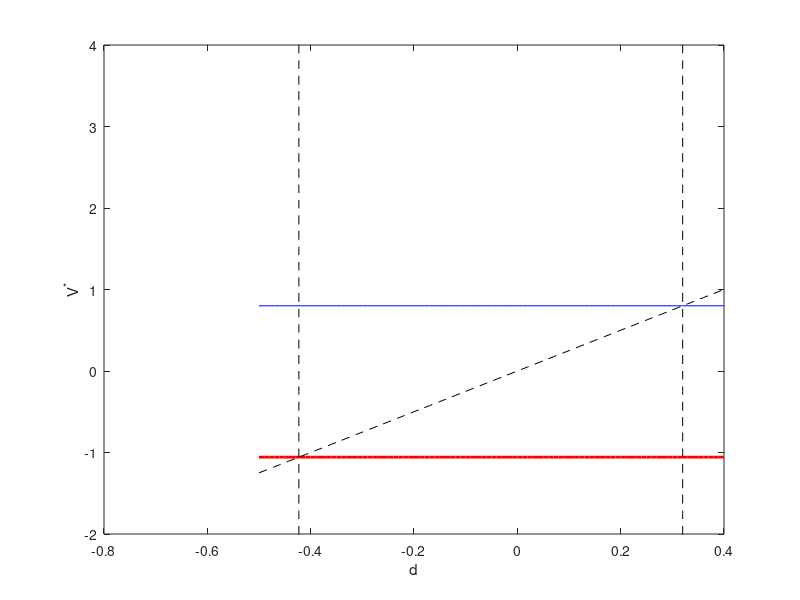
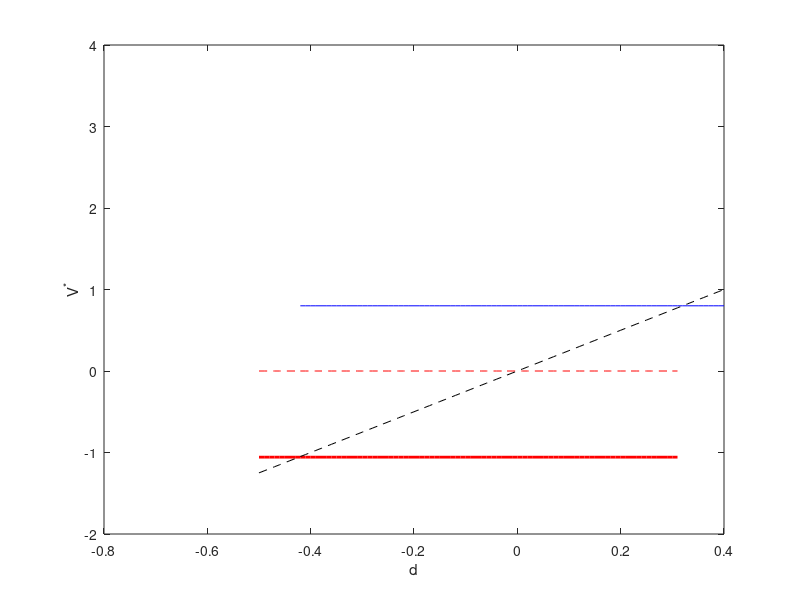
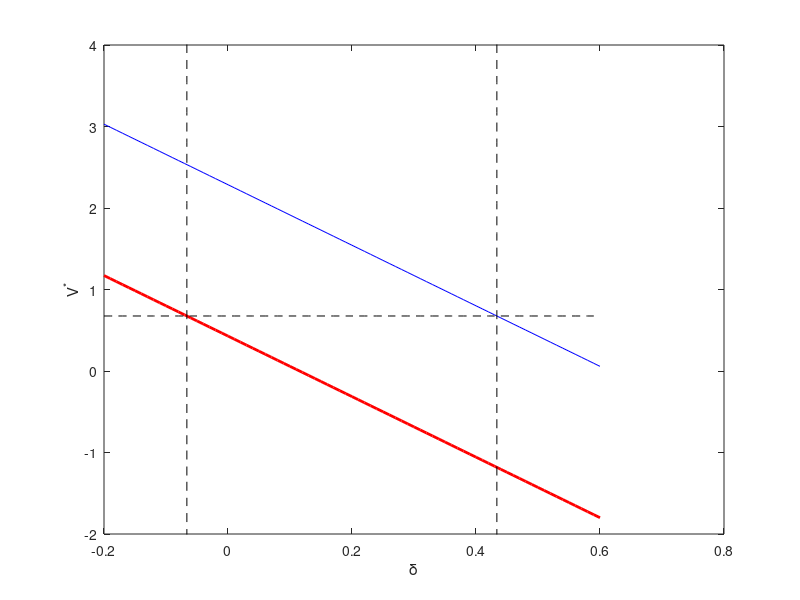
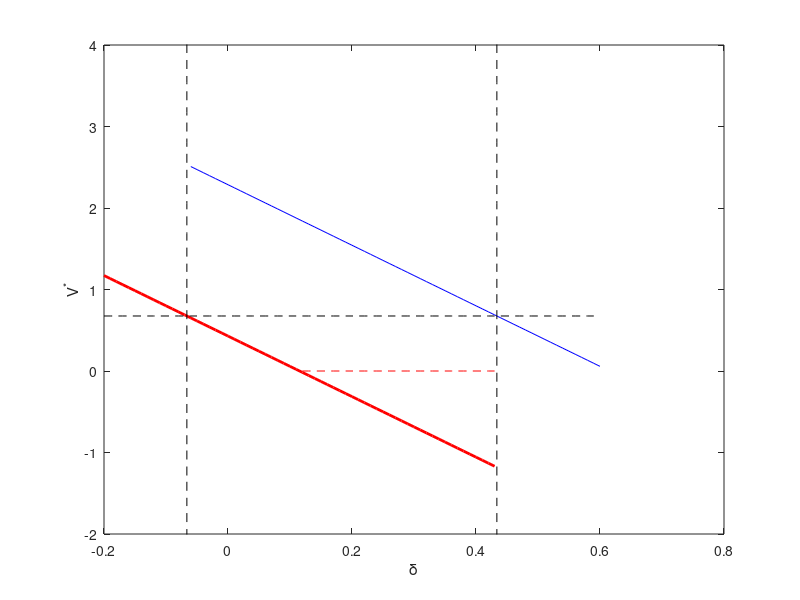

Write MATLAB code to recreate these figures, in order.
% fixed parameters from PP04
x=1.3;
y=0.5;
z=0.8;
alpha=0.15;
beta=0.5;
gamma=0.5;
delta=0.4;
a=0.3;
b=0.7;
c=0.01;
d=0.27;
%
fignum=0;
%
% Bifurcation for PP04 drift in d (trigger)
k = -8.5*10^(-5);
maxt = 5000;            % kyr
mind = d+k*maxt;
dd = [-0.5:0.01:0.4];
%
% equilibria ice volume for each sub-model
term1 = (1-x*beta);
vg = (z-x*delta)/term1+dd*0.0; % glacial state
vi = (z-x*(delta+gamma))/term1+dd*0.0; %interglacial state
%
% switching state & bifurcation points
vs = dd/(b-a);
ds1 = (b-a)*(z-x*delta)/term1;
ds2 = (b-a)*(z-x*(delta+gamma))/term1;
%
% plot full equilibrium curves
fignum=fignum+1;
figure(fignum);
clf;
plot(dd,vg,'b',dd,vi,'r','LineWidth',2.0);
hold on;
plot(dd,vs,'k--');
plot(dd*0.0+ds1,vs*10,'k--','LineWidth',0.5);
plot(dd*0.0+ds2,vs*10,'k--','LineWidth',0.5);
hold off;
ylim([-2 4]);
xlabel('d');
ylabel('V^*');
%
% plot bifurcation diagram
ind1 = find(dd>=ds2);
ind2 = find(dd<=ds1);
vg1 = vg(ind1);
vi2 = vi(ind2);
i1 = max(ind2);
i2 = min(ind1);
%
fignum=fignum+1;
figure(fignum);
clf;
plot(dd(ind1),vg1,'b',dd(ind2),max(0,vi2),'r--',dd(ind2),vi2,'r','LineWidth',2.0);
hold on;
plot(dd,vs,'k--');
plot(dd*0.0+ds1,vi*10,'k--','LineWidth',0.5);
plot(dd*0.0+ds2,vi*10,'k--','LineWidth',0.5);
hold off
ylim([-2 4]);
xlabel('d');
ylabel('V^*');
%
% Bifurcation for C12 drift in delta (CO2)
% range of delta drift (C12)
ddel = [-0.2:0.01:0.6];
%
% equilibria ice volume for each sub-model
term1 = (1-x*beta);
vg = (z-x*ddel)/term1; % glacial state
vi = (z-x*(ddel+gamma))/term1; %interglacial state
%
% switching state & bifurcation points
vs = d/(b-a)+ddel*0.0;
dels1 = (z - d*term1/(b-a))/x;
dels2 = dels1-gamma;
%
% plot full equilibrium curves
fignum=fignum+1;
figure(fignum);
clf;
plot(ddel,vg,'b',ddel,vi,'r','LineWidth',2.0);
hold on;
plot(ddel,vs,'k--');
plot(ddel*0.0+dels1,vi*10,'k--','LineWidth',0.5);
plot(ddel*0.0+dels2,vi*10,'k--','LineWidth',0.5);
hold off;
ylim([-2 4]);
xlabel('\delta');
ylabel('V^*');
%
% plot bifurcation diagram
ind1 = find(ddel>=dels2);
ind2 = find(ddel<=dels1);
vg1 = vg(ind1);
vi2 = vi(ind2);
i1 = max(ind2);
i2 = min(ind1);
%
fignum=fignum+1;
figure(fignum);
clf;
plot(ddel(ind1),vg1,'b',ddel(ind2),max(0,vi2),'r--',ddel(ind2),vi2,'r','LineWidth',2.0);
hold on;
plot(ddel,vs,'k--');
plot(ddel*0.0+dels1,vi*10,'k--','LineWidth',0.5);
plot(ddel*0.0+dels2,vi*10,'k--','LineWidth',0.5);
hold off
ylim([-2 4]);
xlabel('\delta');
ylabel('V^*');


